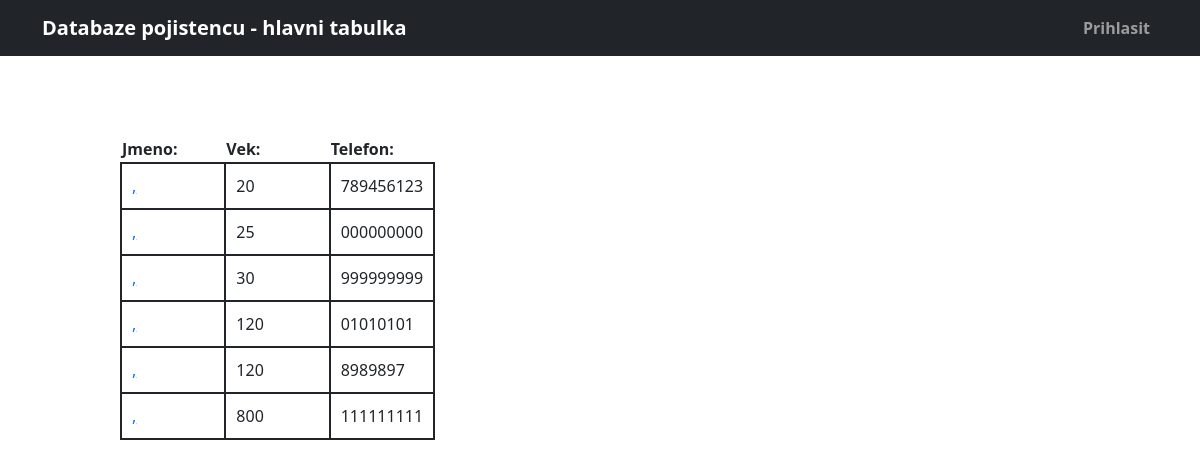
/insurance_database/main_table/, run on an earlier commit of the app's database.
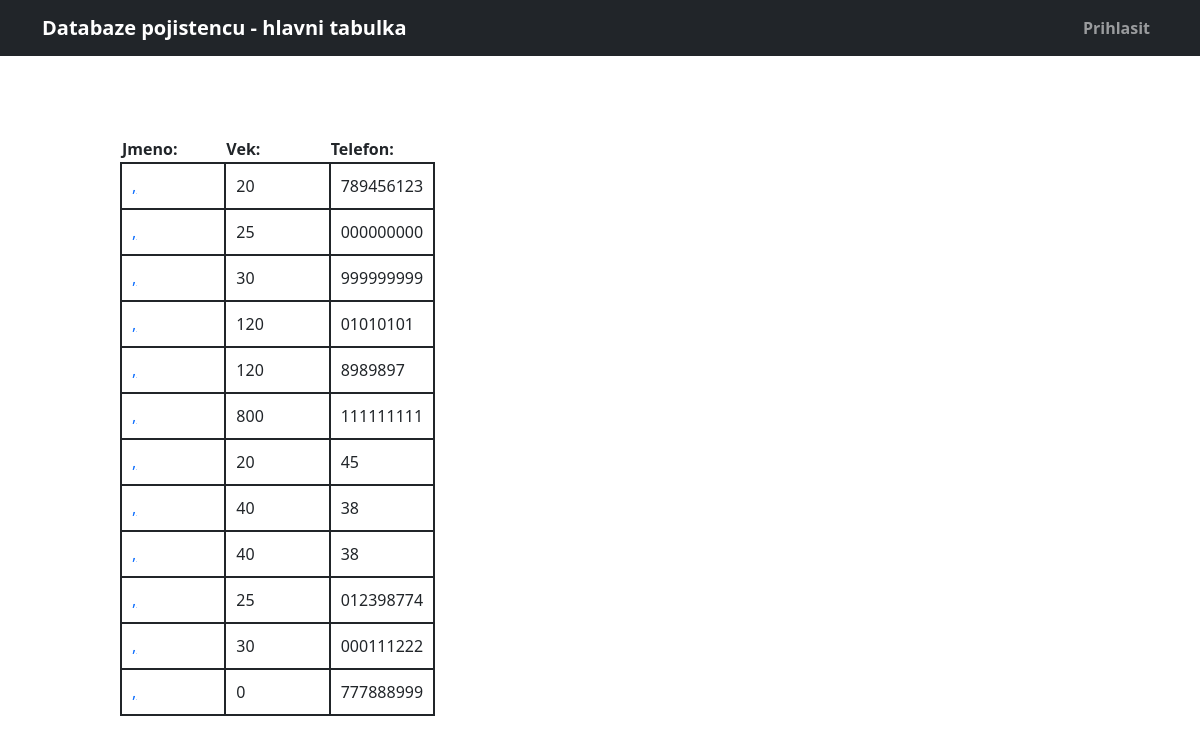
And on a later commit of the database.
### insurance_database/models.py (models this page shows, shortened)
class Customer(models.Model):
  given_name = models.CharField(max_length=200)
  surname = models.CharField(max_length=200)
  age = models.IntegerField()
  contact = models.CharField(max_length=20)

### insurance_database/views.py (the view)
# urls.py: path("main_table/", views.MainTable.as_view(), name="main_table"),
class MainTable(generic.ListView):
  template_name = "insurance_database/main_table.html"
  context_object_name = "customers"
  def get_queryset(self):
    return Customer.objects.all().order_by("surname")

### insurance_database/templates/insurance_database/main_table.html (shortened to what this page needs)
{% extends "base.html" %}
{% block header %}
<header>
    <nav class="upper_nav">
        <div class="flex_box">
            <nav class="navbar navbar-expand-lg navbar-dark bg-dark">
                <div class="container">
                    <a class="navbar-brand">Databaze pojistencu - hlavni tabulka</a>
                    <div class="collapse navbar-collapse" id="navbarSupportedContent">
                        <ul class="navbar-nav ms-auto mb-2 mb-lg-0">
                            {% if not user.is_authenticated %}
                            <li class="nav-item"><a class="nav-link" href="{% url 'login' %}">Prihlasit</a></li>
                            {% endif %}
                                </ul>
                    </div>
                </div>
            </nav>
        </div>
    </nav>
</header>
{% endblock %}
{% block content %}
<table>
    <thead>
        <tr>
            <th>
                Jmeno:
            </th>
            <th>
                Vek:
            </th>
            <th>
                Telefon:
            </th>
        </tr>
    </thead>
        {% for customer in customers %}
        <tr>
            <td class="cell">
           <a href="{% url 'customer_detail' customer.id %}"> {{ customer.surname }}, {{ customer.given_name }} </a>
                </td>
            <td class="cell">
            {{ customer.age }} </td>
            <td class="cell">
            {{ customer.contact }} <td>
        </tr>
        {% endfor %}
</table>
{% endblock %}

What changed in the data, as far as the page shows it:
added Customer: age "20", contact "45"
added Customer: age "40", contact "38"
added Customer: age "40", contact "38"
added Customer: age "25", contact "012398774"
added Customer: age "30", contact "000111222"
added Customer: age "0", contact "777888999"
